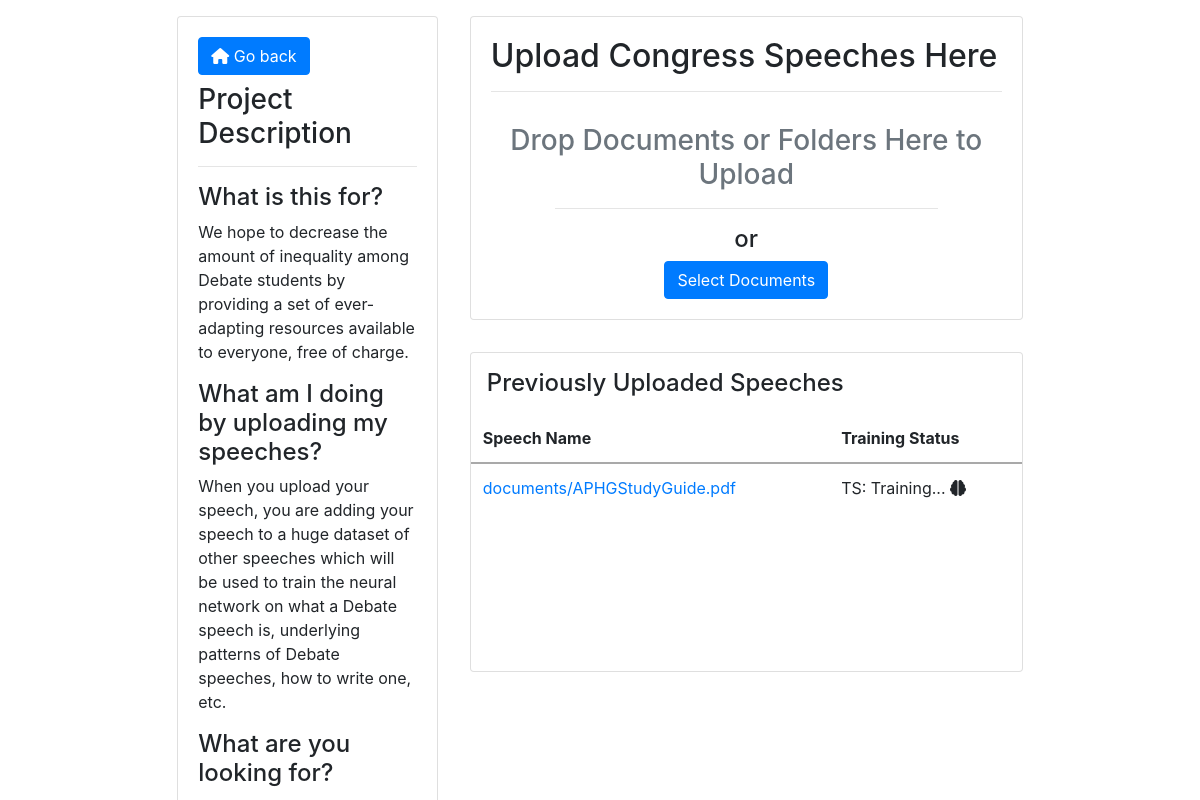
Before: /upload with the older database file.
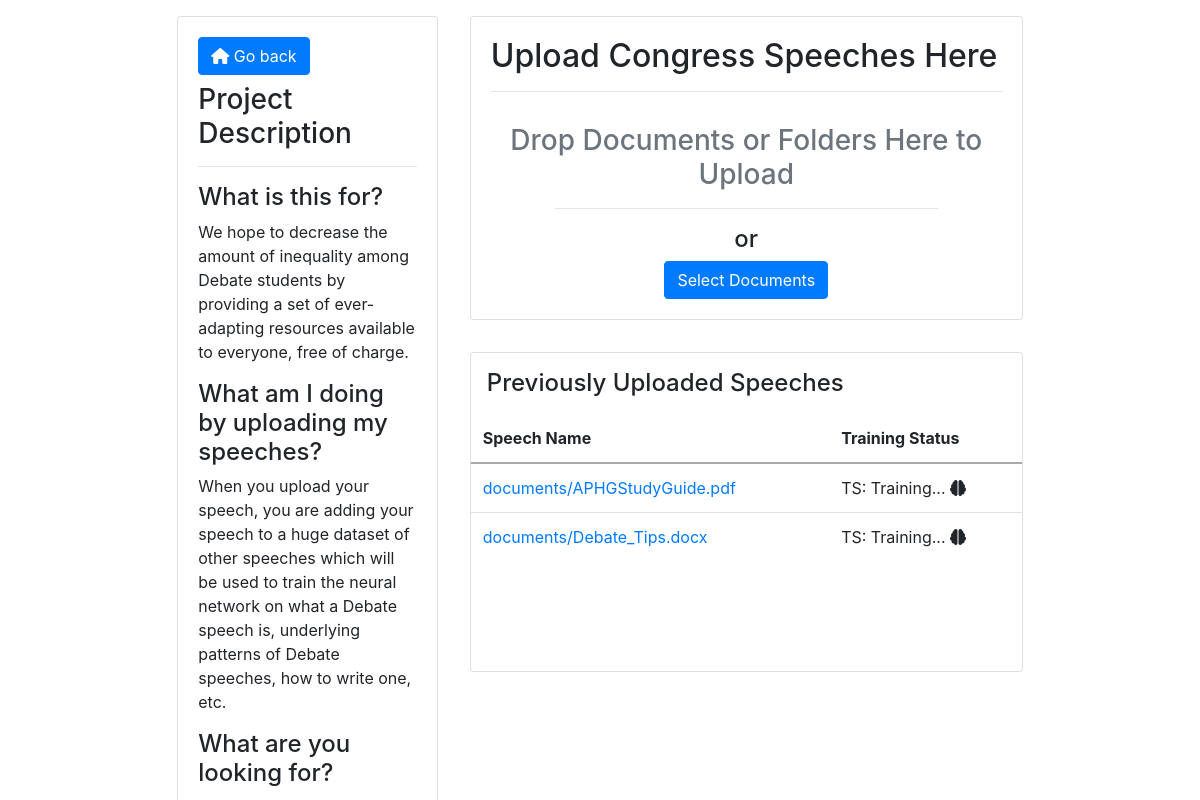
After: the same page with the newer database file.
### uploader/models.py (models this page shows)
class Document(models.Model):
    description = models.CharField(max_length=255, blank=True)
    document = models.FileField(upload_to='documents/')
    uploaded_at = models.DateTimeField(auto_now_add=True)

### uploader/views.py (the view)
# urls.py: path("upload", views.model_form_upload, name="upload")
def model_form_upload(request):
    if request.method == 'POST':
        form = DocumentForm(request.POST, request.FILES)
        if form.is_valid():
            document = form.save()
            data = {'is_valid': True, 'name': document.document.name, 'url': document.document.url}
        else:
            data = {'is_valid': False}
        return JsonResponse(data)
    elif request.method == 'GET':
        form = DocumentForm()
        document_list = Document.objects.all()
    return render(request, 'uploader/model_form_upload.html', {
        'form': form,
        'documents': document_list,
    })

### uploader/templates/uploader/model_form_upload.html (shortened to what this page needs)
{% extends 'uploader/base.html' %}
{% block content %}
<div class="d-flex flex-row justify-content-center">
<div class="d-flex flex-column overflow-auto w-25" style="max-height:100vh;">
    <div class="card m-3">
      <div class="card-body">
          <a href="{% url 'index' %}"><button class="btn btn-primary mb-2">  <i class="fas fa-home"></i> Go back</button></a>
        <h3>Project Description</h3>
        <hr>
        <h4>What is this for?</h4>
        <p>We hope to decrease the amount of inequality among Debate students by providing a set of ever-adapting resources available to everyone, free of charge.</p>
        <h4>What am I doing by uploading my speeches?</h4>
        <p>When you upload your speech, you are adding your speech to a huge dataset of other speeches which will be used to train the neural network on what a Debate speech is, underlying patterns of Debate speeches, how to write one, etc.</p>
        <h4>What are you looking for?</h4>
        <p>We are currently looking for Congress speeches.</p>
      </div>
    </div>
  </div>
  <div class="d-flex flex-column overflow-auto w-50" style="max-height:100vh;">
      <div class="card m-3"">
        <div class="card-body">
          <h2>Upload Congress Speeches Here</h2>
          <hr>
          <div class="well text-muted text-center" style="padding-top: 1rem;">
              <h3>Drop Documents or Folders Here to Upload</h3>
        </div>
        <hr class="w-75">
        <h4 class="text-center">or</h4>
        <div class="text-center">
            <button type="button" class="btn btn-primary js-upload-photos">
                Select Documents
                </button>
        </div>
        </div>
   </div>
   <div class="card m-3 overflow-auto" style="min-height:40vh">
     <h4 class="m-3">Previously Uploaded Speeches</h4>
   <table id="gallery" class="table">
     <thead>
       <tr>
         <th style="border-top: none; border-bottom-color:darkgray;">Speech Name</th>
         <th style="border-top: none; border-bottom-color:darkgray;">Training Status</th>
       </tr>
     </thead>
     <tbody>
       {% for document in documents %}
       <tr>
         <td><a href="{{ document.document.url }}">{{ document.document.name }}</a></td>
         <td>TS: {{ document.document.status }} Training... <i class="fas fa-brain"></i></td>
       </tr>
       {% endfor %}
     </tbody>
   </table>
   </div>
  </div>
</div>
{% endblock %}

### uploader/templates/uploader/base.html (shortened to what this page needs)
    <!DOCTYPE html>
    {% load static %}
    <html>
    <head>
      <link rel="stylesheet" type="text/css" href="{% static "uploader/css/uploader.css" %}">
      <link rel="stylesheet" href="https://stackpath.bootstrapcdn.com/bootstrap/4.3.1/css/bootstrap.min.css"
>
    </head>
    <body>
      <div class="container-fluid">
        {% block content %}
        {% endblock %}
      </div>
    </body>
    </html>

### uploader/static/uploader/css/uploader.css (style rules this page uses)
html, body { margin: 0; padding: 0; width: 100%; height: 100%; overflow: hidden; }

Changed rows visible on the page:
added Document: document.name "documents/Debate_Tips.docx"
